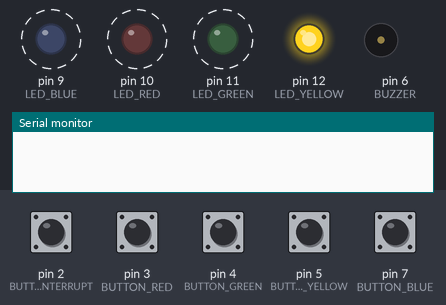
The sketch below on a simulated Arduino Uno, built with avr-gcc and run on an emulated ATmega328P. Shown: output pins drawn as LEDs (lit = HIGH), buzzer (waves = sounding), the last lines printed to the serial monitor. Dashed ring = blinking. The test bench sets the inputs (shaded band); at power-on: pin 2 (BUTTON_INTERRUPT), pin 3 (BUTTON_RED), pin 4 (BUTTON_GREEN), pin 5 (BUTTON_YELLOW), pin 7 (BUTTON_BLUE) HIGH. Random numbers use the default seed unless the sketch sets one.

Above: at 1.3 s.
1.4 s: pin 3 (BUTTON_RED) pulled LOW for 0.2 s
At 3.3 s:
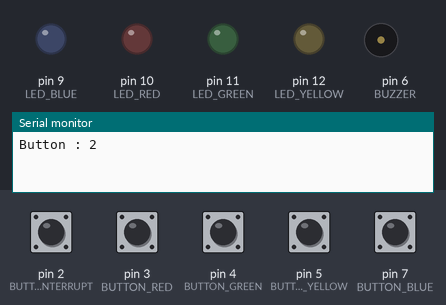
4.3 s: pin 4 (BUTTON_GREEN) pulled LOW for 0.2 s
At 5.57 s:
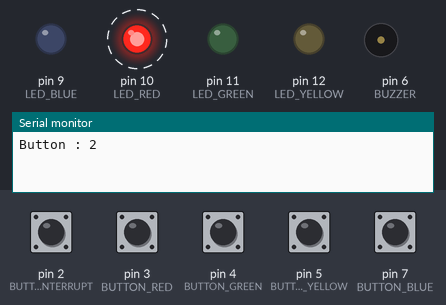
7.3 s: pin 7 (BUTTON_BLUE) pulled LOW for 0.2 s
At 7.51 s:
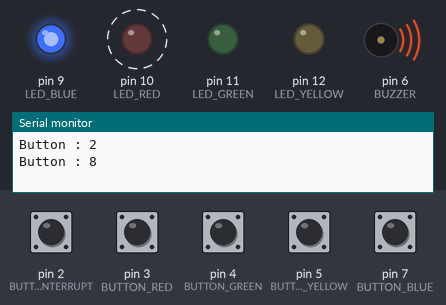
9.1 s: pin 5 (BUTTON_YELLOW) pulled LOW for 1 s
At 9.2 s:
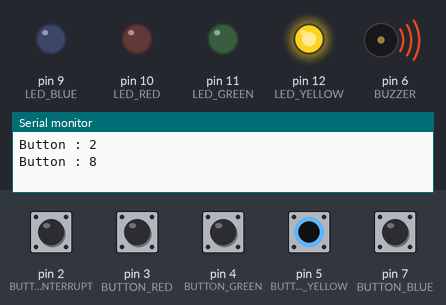
12.1 s: pin 3 (BUTTON_RED) pulled LOW for 1 s
At 12.2 s:
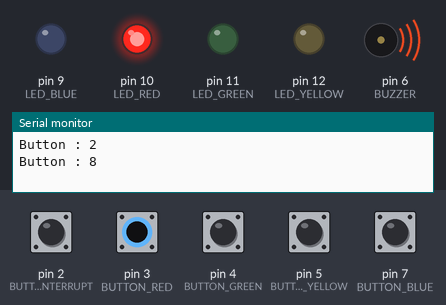
15.1 s: pin 2 (BUTTON_INTERRUPT) pulled LOW for 0.2 s
At 15.53 s:
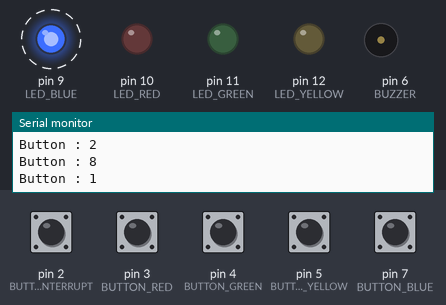
Timing chart, 0 to 19.1 s (numbered marks = the images above; inputs shaded):
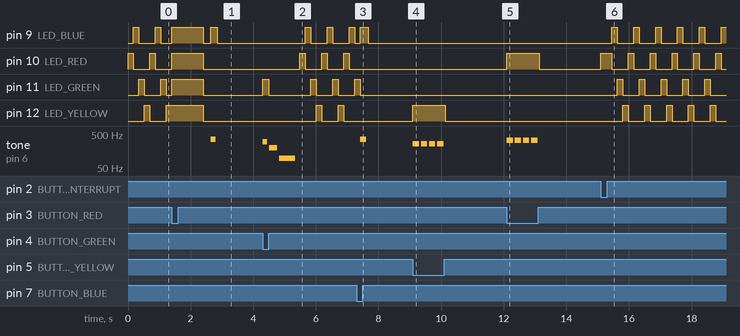

The sketch:

simonsays.ino
```cpp
/* Adaption of the simon says memorygame
** Based on the tutorial from sparkfun: https://learn.sparkfun.com/tutorials/sik-experiment-guide-for-arduino---v32/experiment-16-simon-says
**
** Shopping list
** - Arduino board (such as Nano, Uno or Mega)
** - 5 push buttons
** - 1 piezo buzzer (active or poassive doesn't matter)
** - 4 LEDS (yellow, green, red, blue)
** - 4 220 Ohm resistors
** - breadboard and jumper cables
**
** Wiring
** The LEDS and the resistors should be connected to the arduino as follows (all to ground of course)
** - yellow to D12
** - green to D11
** - red to D10
** - blue to D9
** Buzzer should be connected to D6 (need to be a PWM capable pin - check your board pinout) and to ground
** Interrupt button to D2 and to ground (need to be a connected to an interrupt of the microcontroller)
** Yellow button to D5 and ground
** Green button to D4 and ground
** Red button to D3 and ground
** Blue buitton to D7 and ground
**
** This code is free and comes with no restrictions
*/

#include <avr/sleep.h>

#define CHOICE_OFF      0 //Used to control LEDs
#define CHOICE_NONE     0 //Used to check buttons
#define CHOICE_INTERRUPT (1 << 0) //1
#define CHOICE_RED  (1 << 1) // 2
#define CHOICE_GREEN    (1 << 2) //4
#define CHOICE_BLUE (1 << 3) //8
#define CHOICE_YELLOW   (1 << 4) //16


#define LED_RED     10
#define LED_GREEN   11
#define LED_BLUE    9
#define LED_YELLOW  12

// Button pin definitions
#define BUTTON_INTERRUPT 2
#define BUTTON_RED    3
#define BUTTON_GREEN  4
#define BUTTON_BLUE   7
#define BUTTON_YELLOW 5

// Buzzer pin definition
#define BUZZER  6

// Define game parameters
#define ROUNDS_TO_WIN      13 //Number of rounds to succesfully remember before you win. 13 is do-able.
#define ENTRY_TIME_LIMIT   5000 //Amount of time to press a button before game times out. 3000ms = 3 sec
#define STANDBY_TIME       180000 //Time to go in standby if no action is taken in the attract mode

//Game modes
//Unknown means the mode cannot be evaulated and needs to read again
#define MODE_UNKNOWN 0
#define MODE_SIMON_SAYS  1
#define MODE_MUSIC 2

// Game state variables
byte gameBoard[32]; //Contains the combination of buttons as we advance
byte gameRound = 0; //Counts the number of succesful rounds the player has made it through
uint8_t gameMode = MODE_UNKNOWN; //Unset at the start in order to read it from button press

//init attract mode start time - it needs to be defined globally in order to reset it when coming back from standby
unsigned long attractStart = 0;

void setup() {
  Serial.begin(9600);
  //Setup hardware inputs/outputs. These pins are defined in the hardware_versions header file

  //Enable pull ups on inputs
  pinMode(BUTTON_INTERRUPT, INPUT_PULLUP);
  pinMode(BUTTON_RED, INPUT_PULLUP);
  pinMode(BUTTON_GREEN, INPUT_PULLUP);
  pinMode(BUTTON_BLUE, INPUT_PULLUP);
  pinMode(BUTTON_YELLOW, INPUT_PULLUP);

  pinMode(LED_RED, OUTPUT);
  pinMode(LED_GREEN, OUTPUT);
  pinMode(LED_BLUE, OUTPUT);
  pinMode(LED_YELLOW, OUTPUT);

  pinMode(BUZZER, OUTPUT);
}

void loop() {
  gameMode = MODE_UNKNOWN;
  while(gameMode == MODE_UNKNOWN) {
    // Blink lights while waiting for user to press a button
    byte buttonPress = attractMode();
    gameMode = determineGameMode(buttonPress);
  }

  if(gameMode == MODE_SIMON_SAYS) {
    // Indicate the start of game play
    setLEDs(CHOICE_RED | CHOICE_GREEN | CHOICE_BLUE | CHOICE_YELLOW); // Turn all LEDs on
    delay(1000);
    setLEDs(CHOICE_OFF); // Turn off LEDs
    delay(250);
    // Play memory game and handle result
    if (playMemory() == true)
      playWinner(); // Player won, play winner tones
    else
      playLoser(); // Player lost, play loser tones
  } else if (gameMode == MODE_MUSIC) {
    bool exit = false;
    while(!exit) {
      byte buttonPress = checkButton();
      if(buttonPress == CHOICE_INTERRUPT) {
        exit = true;
      } else {
        soundAndLightForButton(buttonPress, 200);
      }
    }
  }
}

// Show an "attract mode" display while waiting for user to press button.
byte attractMode() {
  byte buttonPress = CHOICE_NONE;
  attractStart = millis();
  while(1)
  {
    setLEDs(CHOICE_RED);
    delay(175);
    buttonPress = checkButton();
    if (buttonPress != CHOICE_NONE) return buttonPress;

    setLEDs(CHOICE_BLUE);
    delay(175);
    buttonPress = checkButton();
    if (buttonPress != CHOICE_NONE) return buttonPress;

    setLEDs(CHOICE_GREEN);
    delay(175);
    buttonPress = checkButton();
    if (buttonPress != CHOICE_NONE) return buttonPress;

    setLEDs(CHOICE_YELLOW);
    delay(175);
    buttonPress = checkButton();
    if (buttonPress != CHOICE_NONE) return buttonPress;

    if(millis() - attractStart > STANDBY_TIME) {
      enterStandby();
    }
  }
}

byte determineGameMode(byte button) {
  Serial.print("Button : ");
  Serial.println(button);
  if(button == CHOICE_BLUE) {
    return MODE_MUSIC;
  }
  if(button == CHOICE_INTERRUPT) {
    return MODE_UNKNOWN;
  }
  //default game mode
  return MODE_SIMON_SAYS;
}

void enterStandby() {
  attachInterrupt(0, wakeup, LOW);
  set_sleep_mode(SLEEP_MODE_STANDBY);
  setLEDs(CHOICE_OFF);
  sleep_enable();
  sleep_mode();
  sleep_disable();
  attractStart = millis();
}

void wakeup() {
  delay(100);
  detachInterrupt(0);
  delay(100);
}

//-=-=-=-=-=-=-=-=-=-=-=-=-=-=-=-=-=-=-=-=-=-=-=-=-=-=-=-=-=-=
//The following functions are related to game play only

// Play the regular memory game
// Returns 0 if player loses, or 1 if player wins
boolean playMemory() {
  randomSeed(millis()); // Seed the random generator with random amount of millis()

  gameRound = 0; // Reset the game to the beginning

  while (gameRound < ROUNDS_TO_WIN) {
    addToMoves(); // Add a button to the current moves, then play them back

    playMoves(); // Play back the current game board

    // Then require the player to repeat the sequence.
    for (byte currentMove = 0 ; currentMove < gameRound ; currentMove++) {
      byte choice = waitForButton(); // See what button the user presses

      // If wait timed out, player loses
      if (choice == 0) {
        return false;
      }

      // If the choice is incorect, player loses
      if (choice != gameBoard[currentMove]) {
        return false;
      }
    }

    // Player was correct, delay before playing moves
    playCorrect();
    delay(1000);
  }

  return true; // Player made it through all the rounds to win!
}


// Plays the current contents of the game moves
void playMoves() {
  for (byte currentMove = 0 ; currentMove < gameRound ; currentMove++)
  {
    soundAndLightForButton(gameBoard[currentMove], 150);
    // Wait some amount of time between button playback
    // Shorten this to make game harder
    delay(300); // 150 works well. 75 gets fast.
  }
}


// Adds a new random button to the game sequence, by sampling the timer
void addToMoves() {
  byte newButton = random(0, 4); //min (included), max (exluded)

  // We have to convert this number, 0 to 3, to CHOICEs
  if(newButton == 0) newButton = CHOICE_RED;
  else if(newButton == 1) newButton = CHOICE_GREEN;
  else if(newButton == 2) newButton = CHOICE_BLUE;
  else if(newButton == 3) newButton = CHOICE_YELLOW;

  gameBoard[gameRound++] = newButton; // Add this new button to the game array
}

//-=-=-=-=-=-=-=-=-=-=-=-=-=-=-=-=-=-=-=-=-=-=-=-=-=-=-=-=-=-=
//The following functions control the hardware

// Lights a given LEDs
// Pass in a byte that is made up from CHOICE_RED, CHOICE_YELLOW, etc
void setLEDs(byte leds) {
  if ((leds & CHOICE_RED) != 0)
    digitalWrite(LED_RED, HIGH);
  else
    digitalWrite(LED_RED, LOW);

  if ((leds & CHOICE_GREEN) != 0)
    digitalWrite(LED_GREEN, HIGH);
  else
    digitalWrite(LED_GREEN, LOW);

  if ((leds & CHOICE_BLUE) != 0)
    digitalWrite(LED_BLUE, HIGH);
  else
    digitalWrite(LED_BLUE, LOW);

  if ((leds & CHOICE_YELLOW) != 0)
    digitalWrite(LED_YELLOW, HIGH);
  else
    digitalWrite(LED_YELLOW, LOW);
}

// Wait for a button to be pressed.
// Returns one of LED colors (LED_RED, etc.) if successful, 0 if timed out
byte waitForButton() {
  long startTime = millis(); // Remember the time we started the this loop

  while ( (millis() - startTime) < ENTRY_TIME_LIMIT) // Loop until too much time has passed
  {
    byte button = checkButton();

    if (button != CHOICE_NONE){
      soundAndLightForButton(button, 150);
      while(checkButton() != CHOICE_NONE) ;  // Now let's wait for user to release button
      delay(10); // This helps with debouncing and accidental double taps
      return button;
    }

  }

  return CHOICE_NONE; // If we get here, we've timed out!
}

// Returns a '1' bit in the position corresponding to CHOICE_RED, CHOICE_GREEN, etc.
byte checkButton() {
  if (digitalRead(BUTTON_RED) == 0) return CHOICE_RED;
  else if (digitalRead(BUTTON_GREEN) == 0) return CHOICE_GREEN;
  else if (digitalRead(BUTTON_BLUE) == 0) return CHOICE_BLUE;
  else if (digitalRead(BUTTON_YELLOW) == 0) return CHOICE_YELLOW;
  else if (digitalRead(BUTTON_INTERRUPT) == 0) return CHOICE_INTERRUPT;

  return(CHOICE_NONE); // If no button is pressed, return none
}

//=======================================================================annoying sound stuff====================================================================

#define NOTE_B0 31
#define NOTE_C1 33
#define NOTE_CS1 35
#define NOTE_D1 37
#define NOTE_DS1 39
#define NOTE_E1 41
#define NOTE_F1 44
#define NOTE_FS1 46
#define NOTE_G1 49
#define NOTE_GS1 52
#define NOTE_A1 55
#define NOTE_AS1 58
#define NOTE_B1 62
#define NOTE_C2 65
#define NOTE_CS2 69
#define NOTE_D2 73
#define NOTE_DS2 78
#define NOTE_E2 82
#define NOTE_F2 87
#define NOTE_FS2 93
#define NOTE_G2 98
#define NOTE_GS2 104
#define NOTE_A2 110
#define NOTE_AS2 117
#define NOTE_B2 123
#define NOTE_C3 131
#define NOTE_CS3 139
#define NOTE_D3 147
#define NOTE_DS3 156
#define NOTE_E3 165
#define NOTE_F3 175
#define NOTE_FS3 185
#define NOTE_G3 196
#define NOTE_GS3 208
#define NOTE_A3 220
#define NOTE_AS3 233
#define NOTE_B3 247
#define NOTE_C4 262
#define NOTE_CS4 277
#define NOTE_D4 294
#define NOTE_DS4 311
#define NOTE_E4 330
#define NOTE_F4 349
#define NOTE_FS4 370
#define NOTE_G4 392
#define NOTE_GS4 415
#define NOTE_A4 440
#define NOTE_AS4 466
#define NOTE_B4 494
#define NOTE_C5 523
#define NOTE_CS5 554
#define NOTE_D5 587
#define NOTE_DS5 622
#define NOTE_E5 659
#define NOTE_F5 698
#define NOTE_FS5 740
#define NOTE_G5 784
#define NOTE_GS5 831
#define NOTE_A5 880
#define NOTE_AS5 932
#define NOTE_B5 988
#define NOTE_C6 1047
#define NOTE_CS6 1109
#define NOTE_D6 1175
#define NOTE_DS6 1245
#define NOTE_E6 1319
#define NOTE_F6 1397
#define NOTE_FS6 1480
#define NOTE_G6 1568
#define NOTE_GS6 1661
#define NOTE_A6 1760
#define NOTE_AS6 1865
#define NOTE_B6 1976
#define NOTE_C7 2093
#define NOTE_CS7 2217
#define NOTE_D7 2349
#define NOTE_DS7 2489
#define NOTE_E7 2637
#define NOTE_F7 2794
#define NOTE_FS7 2960
#define NOTE_G7 3136
#define NOTE_GS7 3322
#define NOTE_A7 3520
#define NOTE_AS7 3729
#define NOTE_B7 3951
#define NOTE_C8 4186
#define NOTE_CS8 4435
#define NOTE_D8 4699
#define NOTE_DS8 4978

int winnerMelody[] = {
  NOTE_D8
};

int winnerMelodyDurations[] = {
  1
};

int loserMelody[] = {
  NOTE_G3, NOTE_G2
};

int loserMelodyDurations[] = {
  4, 2
};

int correctMelody[] = {
  NOTE_B6, NOTE_D7
};

int correctMelodyDurations[] = {
  8, 4
};

void playTune(int melody[], int durations[], int tuneLength) {
  for (int thisNote = 0; thisNote < tuneLength; thisNote++) {
    // to calculate the note duration, take one second divided by the note type.
    //e.g. quarter note = 1000 / 4, eighth note = 1000/8, etc.
    sound(melody[thisNote], 1000 / durations[thisNote]);
  }
}

void sound(uint16_t note, uint16_t duration) {
  tone(BUZZER, note, duration);
  delay(duration * 1.30);
  noTone(BUZZER);
}

void playWinner() {
  playTune(winnerMelody, winnerMelodyDurations, sizeof(winnerMelody)/sizeof(winnerMelody[0]));
}

void playLoser() {
   playTune(loserMelody, loserMelodyDurations, sizeof(loserMelody)/sizeof(loserMelody[0]));
}

void playCorrect() {
  playTune(correctMelody, correctMelodyDurations, sizeof(correctMelody)/sizeof(correctMelody[0]));
}

void soundAndLightForButton(byte button, uint16_t duration) {
  setLEDs(button);
  switch (button) {
    case CHOICE_YELLOW:
      sound(NOTE_C4, duration);
      break;
    case CHOICE_GREEN:
      sound(NOTE_D4, duration);
      break;
    case CHOICE_RED:
      sound(NOTE_E4, duration);
      break;
    case CHOICE_BLUE:
      sound(NOTE_F4, duration);
      break;
  }
  setLEDs(CHOICE_OFF);
}
```

Measured:
- after the input at 1.4 s, tone on pin 6 (BUZZER): silent → 349 Hz after 1.3 s, → silent 0.15 s later
- after the input at 4.3 s, pin 9 (LED_BLUE): alternates HIGH for 0.18 s and LOW for 0.53 s, starting after 1.4 s; pin 10 (LED_RED): alternates HIGH for 0.18 s and LOW for 0.53 s, starting after 1.2 s
- after the input at 7.3 s, tone on pin 6 (BUZZER): silent → 349 Hz after 0.11 s, → silent 0.20 s later
- after the input at 9.1 s, pin 12 (LED_YELLOW): LOW → HIGH at once, → LOW 1.0 s later; tone on pin 6 (BUZZER): alternates 262 Hz for 0.20 s and silent for 0.06 s, 8 changes in all, then stays silent, starting at once
- after the input at 12.1 s, pin 10 (LED_RED): LOW → HIGH at once, → LOW 1.0 s later; tone on pin 6 (BUZZER): alternates 330 Hz for 0.20 s and silent for 0.06 s, 8 changes in all, then stays silent, starting at once
- after the input at 15.1 s, pin 9 (LED_BLUE): alternates HIGH for 0.18 s and LOW for 0.53 s, starting after 0.35 s; pin 10 (LED_RED): LOW → HIGH at once, then repeats every 0.70 s: LOW 0.53 s, HIGH 0.18 s
